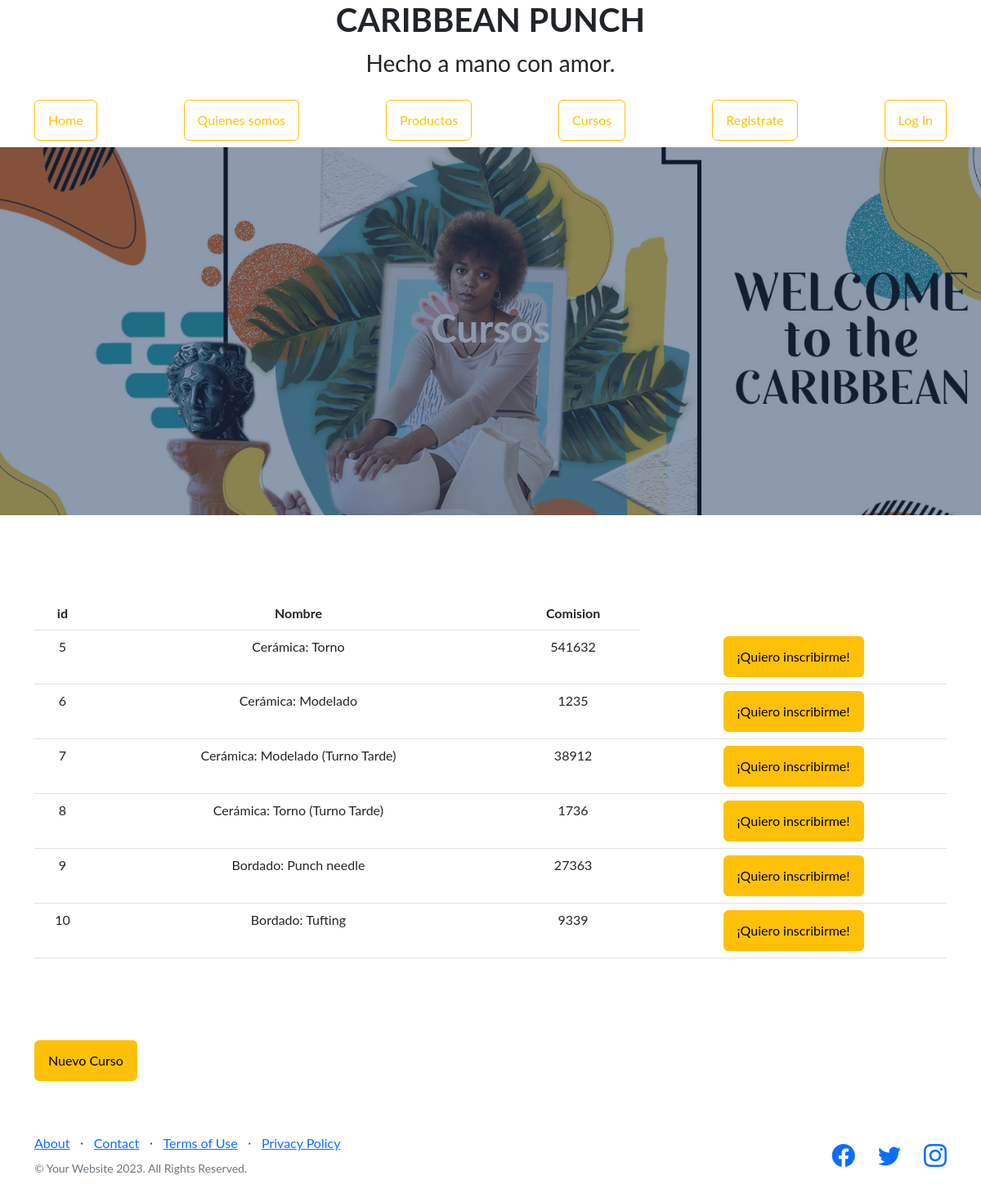
Screenshot of /appCoder/cursos with the database file from the repository.
### AppCoder/models.py (models this page shows, shortened)
class Curso(models.Model):
    nombre = models.CharField(max_length=40)
    comision = models.IntegerField()

### AppCoder/views.py (the view)
# urls.py: path("cursos" , views.cursos, name="Cursos"),
def cursos(request):
    cursos = Curso.objects.all()
    return render (request, "cursos.html", {"cursos":cursos})

### AppCoder/template/cursos.html (shortened to what this page needs)
{% extends "padre.html" %}
{% block seccion %}
    <h1> Cursos </h1>
{% endblock %}
{% block contenido %}
    <div class="container">
        <table class="table table-hover" style="text-align: center; margin-top: 100px; margin-bottom: 100px">
            <tr>
                <th>id</th>
                <th>Nombre</th>
                <th>Comision</th>
            </tr>
            {% for curso in cursos %}
            <tr>
                <td>{{curso.id}}</td>
                <td>{{curso.nombre}}</td>
                <td>{{curso.comision}}</td>
                <td>
                    {% if not request.user.is_authenticated %}
                    <a href="{% url 'Register' %}" class="btn btn-warning">¡Quiero inscribirme!</a>
                    {% endif %}
                </td>
            {% endfor %}
            </tr>
        </table>
        <a href="" class="btn btn-warning" >Nuevo Curso</a>
    </div>
{% endblock %}

### rows the page displays
Curso: id "5", nombre "Cerámica: Torno", comision "541632"
Curso: id "6", nombre "Cerámica: Modelado", comision "1235"
Curso: id "7", nombre "Cerámica: Modelado (Turno Tarde)", comision "38912"
Curso: id "8", nombre "Cerámica: Torno (Turno Tarde)", comision "1736"
Curso: id "9", nombre "Bordado: Punch needle", comision "27363"
Curso: id "10", nombre "Bordado: Tufting", comision "9339"
